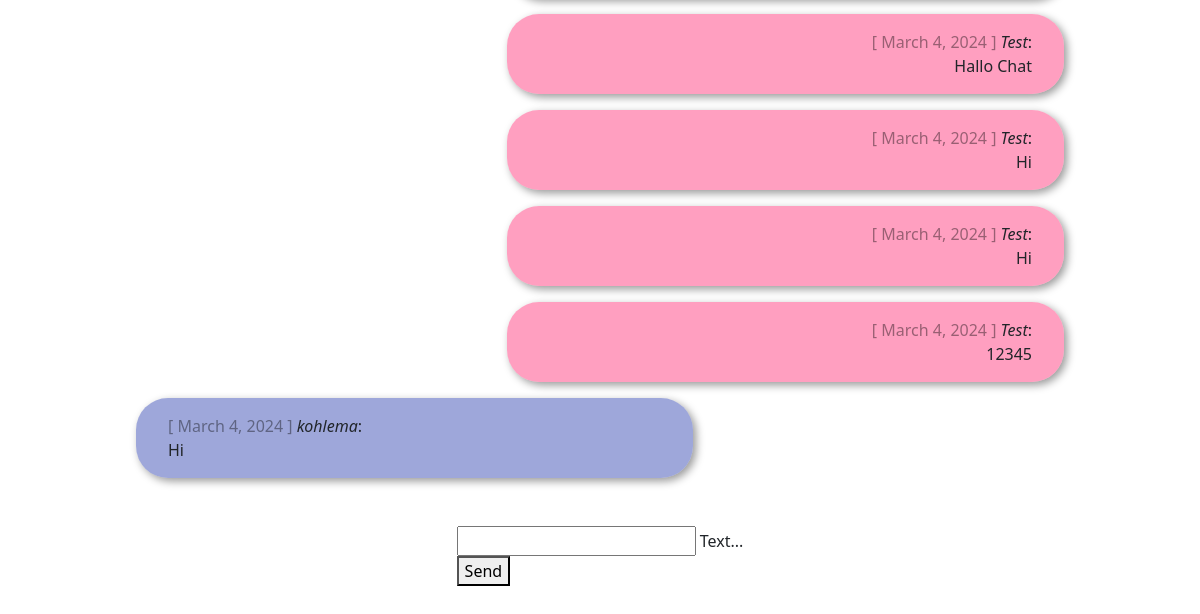
Before: /chat/ (signed in, lower part) with the older database file.
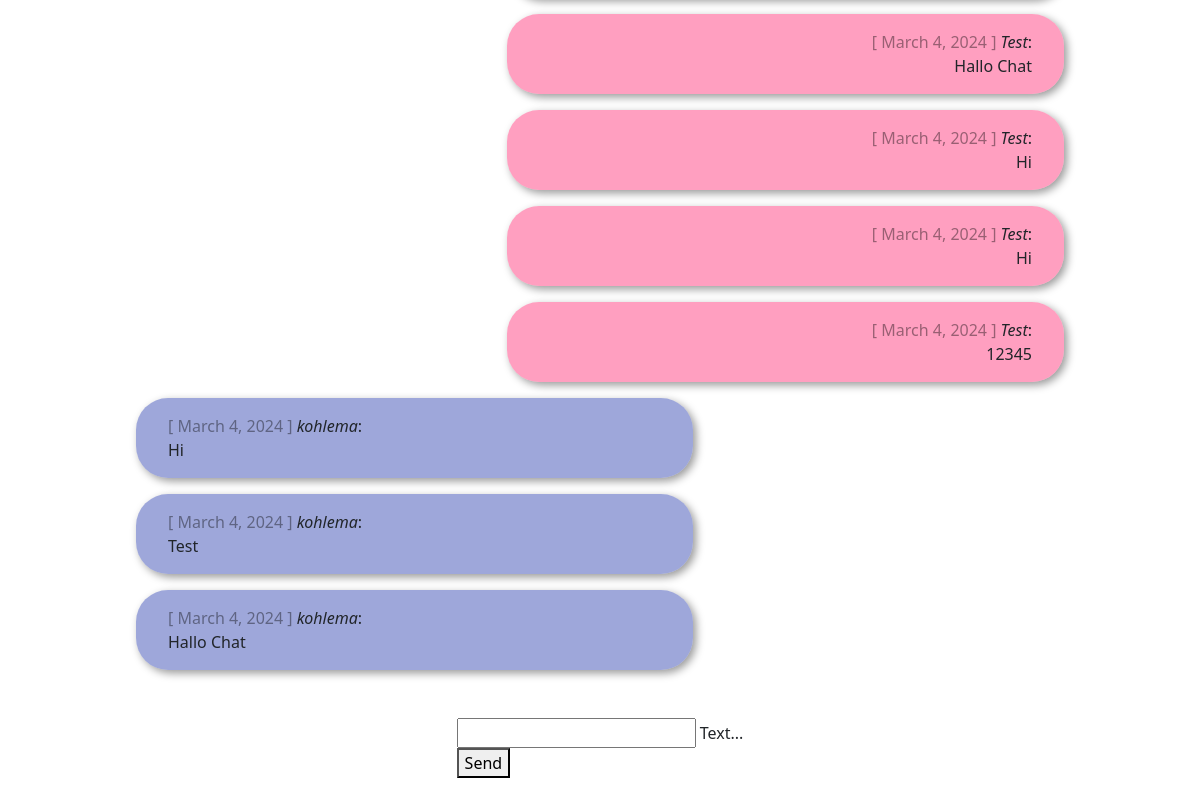
After: the same page with the newer database file.
### chat/models.py (models this page shows)
class Message(models.Model):
    text = models.CharField(max_length=500)
    created_at = models.DateField(default=date.today)
    chat = models.ForeignKey(Chat, on_delete=models.CASCADE, related_name='chat_message_set', default=None, blank=True, null=True)
    author = models.ForeignKey(settings.AUTH_USER_MODEL, on_delete=models.CASCADE, related_name='author_message_set')
    receiver = models.ForeignKey(settings.AUTH_USER_MODEL, on_delete=models.CASCADE, related_name='receiver_message_set')

### chat/views.py (the view, shortened to what this page needs)
# urls.py: path('chat/', index, name="chat"),
@login_required(login_url='/login_user/')                           #Refers to login page
def index(request):
    chat_messages = Message.objects.filter(chat__id=1)              #chat__id=1 = object__mit der id 1 => returns an Array
    return render(
        request,
        'chat/index.html',
        {'chat_messages': chat_messages}
    )

### chat/utils.py (called while the page is built)
def isRequestPost(request):
    return request.method == 'POST'

### chat/templates/chat/index.html (shortened to what this page needs)
{% extends "base.html" %}
{% block content %} {% if request.user.is_authenticated %}
<div id="messageContainer">
	{% for message in chat_messages %}
	{% if request.user.is_authenticated and request.user == message.author %}
	<div class="message__right">
		<div class="message--user message__bubble--user">
			<div>
				<span class="color-gray">[ {{ message.created_at }} ]</span>
				<i>{{ message.author }}</i>:
			</div>
			{{ message.text }}
		</div>
	</div>
	{% else %}
	<div class="message__left">
		<div class="message message__bubble">
			<div>
				<span class="color-gray">[ {{ message.created_at }} ]</span>
				<i>{{ message.author }}</i>:
			</div>
			{{ message.text }}
		</div>
	</div>
	{% endif %} {% endfor %}
</div>
<form
	onsubmit="sendMessage(); return false;"
	method="POST"
	id="chatForm"
	class="form-style"
>
	<div class="mdl-textfield mdl-js-textfield mdl-textfield--floating-label">
		<input
			name="messageField"
			class="mdl-textfield__input"
			type="text"
			id="messageField"
		/>
		<label class="mdl-textfield__label" for="messageField">Text...</label>
	</div>
	<button
		class="mdl-button mdl-js-button mdl-button--raised mdl-js-ripple-effect mdl-button--accent"
		type="submit"
	>
		Send
	</button>
</form>
{% else %}
<h1>Not logged in!</h1>
<p>
	You are not logged in. Please log in.<br />
	Please follow the Link for <a href="{% url 'login_user' %}">Login</a>.
</p>
{% endif %} {% endblock %}

### templates/base.html (shortened to what this page needs)
<!DOCTYPE html>
<html lang="en">
	<head>
		{% load static %}
		<link
			rel="stylesheet"
			href="https://code.getmdl.io/1.3.0/material.indigo-pink.min.css"
		/>
		<link
			rel="stylesheet"
			href="https://cdn.jsdelivr.net/npm/bootstrap@5.3.3/dist/css/bootstrap.min.css"
		/>
		<link rel="stylesheet" href="{% static 'css/style.css' %}" />
	</head>
	<body>
		<div class="mdl-layout mdl-js-layout mdl-layout--fixed-header">
			<main class="mdl-layout__content">
				<div class="page-content">
					{% block content %}{% endblock %}
				</div>
			</main>
		</div>
	</body>
</html>

### static/css/style.css (style rules this page uses)
html { scroll-behavior: smooth; }
.form-style { margin-top: 2rem !important; }
.page-content { height: calc(100dvh - 5rem); padding: 5rem 2rem; display: flex; flex-direction: column; justify-content: center; align-items: center; }
#messageContainer { padding: 0 1rem; max-height: calc(100dvh - 5rem); width: 80dvw; overflow: auto; }
.message__right { display: flex; width: 100%; justify-content: flex-end; }
.message__left { display: flex; width: 100%; justify-content: flex-start; }
.message { display: flex; flex-direction: column; margin-bottom: 1rem; padding: 1rem 2rem; max-width: 60%; }
.message--user { display: flex; flex-direction: column; align-items: flex-end; margin-bottom: 1rem; padding: 1rem 2rem; max-width: 60%; }
.message__bubble { width: 60%; background-color: rgba(63, 81, 181, 0.5); border-radius: 2rem; box-shadow: 0.2rem 0.2rem 0.5rem rgba(0, 0, 0, 0.4); }
.message__bubble--user { width: 60%; background-color: rgba(255, 64, 129, 0.5); border-radius: 2rem; box-shadow: 0.2rem 0.2rem 0.5rem rgba(0, 0, 0, 0.4); }

Changed rows visible on the page:
added Message: created_at "March 4, 2024", author "kohlema", text "Test"
added Message: created_at "March 4, 2024", author "kohlema", text "Hallo Chat"
